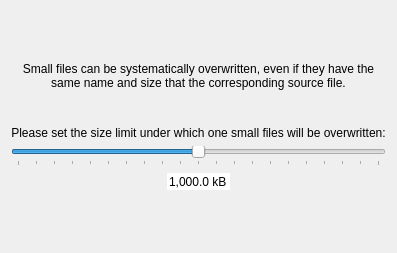
<?xml version="1.0" encoding="UTF-8"?>
<ui version="4.0">
 <class>WidgetOverwrite</class>
 <widget class="QWidget" name="WidgetOverwrite">
  <property name="geometry">
   <rect>
    <x>0</x>
    <y>0</y>
    <width>353</width>
    <height>253</height>
   </rect>
  </property>
  <layout class="QVBoxLayout" name="verticalLayout">
   <item>
    <spacer name="VSpacer1">
     <property name="orientation">
      <enum>Qt::Vertical</enum>
     </property>
     <property name="sizeHint" stdset="0">
      <size>
       <width>20</width>
       <height>40</height>
      </size>
     </property>
    </spacer>
   </item>
   <item>
    <widget class="QLabel" name="LabelTip">
     <property name="text">
      <string>Small files can be systematically overwritten, even if they have the same name and size that the corresponding source file.</string>
     </property>
     <property name="alignment">
      <set>Qt::AlignCenter</set>
     </property>
     <property name="wordWrap">
      <bool>true</bool>
     </property>
    </widget>
   </item>
   <item>
    <spacer name="VSpacer2">
     <property name="orientation">
      <enum>Qt::Vertical</enum>
     </property>
     <property name="sizeType">
      <enum>QSizePolicy::Fixed</enum>
     </property>
     <property name="sizeHint" stdset="0">
      <size>
       <width>20</width>
       <height>30</height>
      </size>
     </property>
    </spacer>
   </item>
   <item>
    <widget class="QLabel" name="LabelRequest">
     <property name="text">
      <string>Please set the size limit under which one small files will be overwritten:</string>
     </property>
     <property name="alignment">
      <set>Qt::AlignCenter</set>
     </property>
     <property name="wordWrap">
      <bool>false</bool>
     </property>
    </widget>
   </item>
   <item>
    <widget class="QSlider" name="SlideOverwrite">
     <property name="maximum">
      <number>2000</number>
     </property>
     <property name="singleStep">
      <number>100</number>
     </property>
     <property name="pageStep">
      <number>100</number>
     </property>
     <property name="value">
      <number>1000</number>
     </property>
     <property name="sliderPosition">
      <number>1000</number>
     </property>
     <property name="orientation">
      <enum>Qt::Horizontal</enum>
     </property>
     <property name="tickPosition">
      <enum>QSlider::TicksBelow</enum>
     </property>
    </widget>
   </item>
   <item>
    <layout class="QHBoxLayout" name="HLayoutSpinbox">
     <item>
      <spacer name="HSpacerSpinbox1">
       <property name="orientation">
        <enum>Qt::Horizontal</enum>
       </property>
       <property name="sizeHint" stdset="0">
        <size>
         <width>40</width>
         <height>20</height>
        </size>
       </property>
      </spacer>
     </item>
     <item>
      <widget class="QDoubleSpinBox" name="SpinboxOverwrite">
       <property name="sizePolicy">
        <sizepolicy hsizetype="Fixed" vsizetype="Fixed">
         <horstretch>0</horstretch>
         <verstretch>0</verstretch>
        </sizepolicy>
       </property>
       <property name="frame">
        <bool>false</bool>
       </property>
       <property name="alignment">
        <set>Qt::AlignCenter</set>
       </property>
       <property name="buttonSymbols">
        <enum>QAbstractSpinBox::NoButtons</enum>
       </property>
       <property name="showGroupSeparator" stdset="0">
        <bool>true</bool>
       </property>
       <property name="suffix">
        <string> kB</string>
       </property>
       <property name="decimals">
        <number>1</number>
       </property>
       <property name="maximum">
        <double>2000.000000000000000</double>
       </property>
       <property name="singleStep">
        <double>100.000000000000000</double>
       </property>
       <property name="value">
        <double>1000.000000000000000</double>
       </property>
      </widget>
     </item>
     <item>
      <spacer name="HSpacerSpinbox2">
       <property name="orientation">
        <enum>Qt::Horizontal</enum>
       </property>
       <property name="sizeHint" stdset="0">
        <size>
         <width>40</width>
         <height>20</height>
        </size>
       </property>
      </spacer>
     </item>
    </layout>
   </item>
   <item>
    <spacer name="VSpacer3">
     <property name="orientation">
      <enum>Qt::Vertical</enum>
     </property>
     <property name="sizeHint" stdset="0">
      <size>
       <width>20</width>
       <height>40</height>
      </size>
     </property>
    </spacer>
   </item>
  </layout>
 </widget>
 <resources/>
 <connections/>
</ui>
